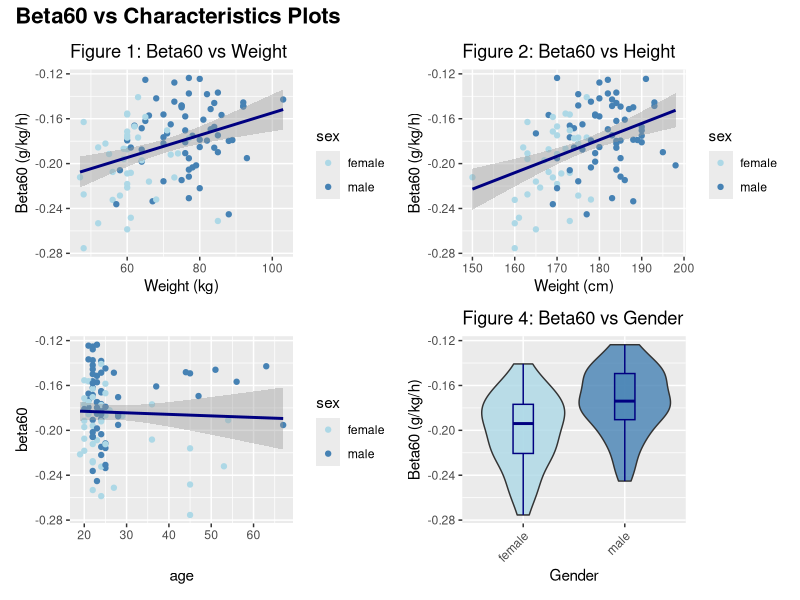
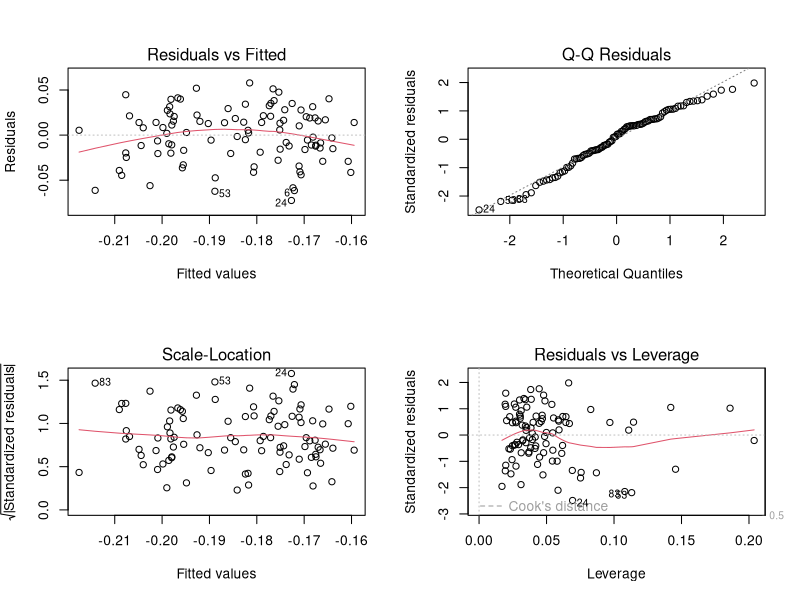
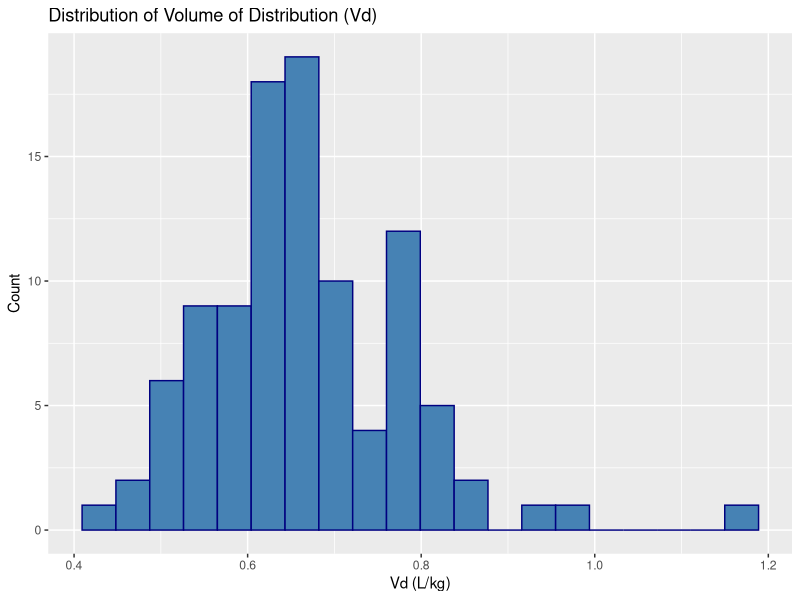
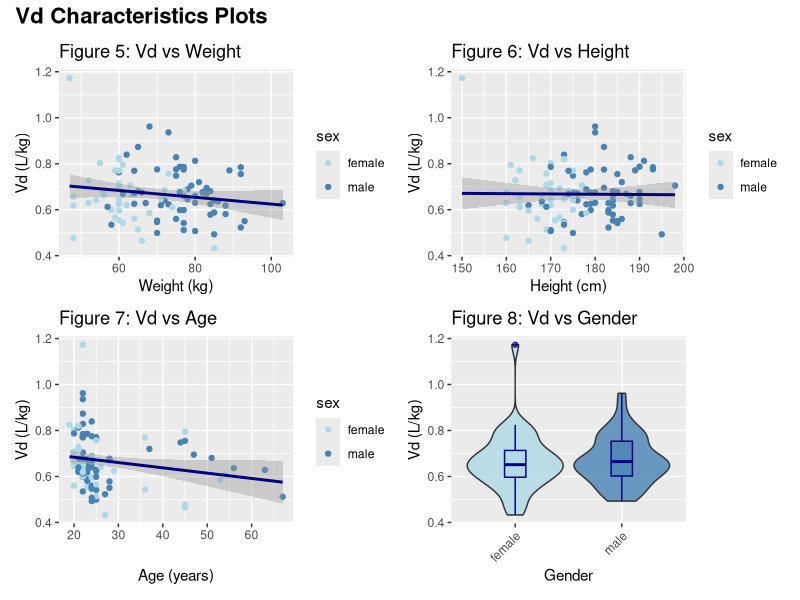

Here is the R script that generated these plots, in order:
# load packages
library(tidyverse)
library(readxl)
library(ggplot2)
library(viridis)
library(patchwork)
library(kableExtra)

# --- data wrangling ---
data <- read_excel("SCS_BAC_and_BrAC_split_TOP.xlsx")
data$sex <- as.factor(data$Sex)
data$beta60 <- data$`Beta60 (g/kg/h)`
data$weight <- data$`Weight (kg)`
data$height <- data$`Height (cm)`
data$age <- data$`Age (years)`
data$beta <- -data$beta60

# %%%%%%%%%%%%%%%%%%%%%%%%%%%%%% TASK 1 %%%%%%%%%%%%%%%%%%%%%%%%%%%%%%%%%%%%

# --- beta60 EDA ---

# beta60 vs weight
weight_plot <- ggplot(data, aes(x=weight, y=beta60, colour = sex)) +
  geom_point() +
  geom_smooth(method="lm", color="navy") +
  scale_colour_manual(values = c("male" = "steelblue", "female" = "lightblue")) +
  labs(title="Figure 1: Beta60 vs Weight", x="Weight (kg)", y="Beta60 (g/kg/h)")

# beta60 vs height
height_plot <- ggplot(data, aes(x=height, y=beta60, colour = sex)) +
  geom_point() +
  geom_smooth(method="lm", color="navy") +
  scale_colour_manual(values = c("male" = "steelblue", "female" = "lightblue")) +
  labs(title="Figure 2: Beta60 vs Height", x="Weight (cm)", y="Beta60 (g/kg/h)")

# beta60 vs age
age_plot <- ggplot(data, aes(x=age, y=beta60, colour = sex)) +
  geom_point() +
  geom_smooth(method="lm", color="navy") +
  scale_colour_manual(values = c("male" = "steelblue", "female" = "lightblue")) 
  labs(title="Figure 3: Beta60 vs Age", x="Age (years)", y="Beta60 (g/kg/h)")

# beta60 vs gender
sex_plot <- ggplot(data, aes(x = sex, y = beta60,
                             fill = sex)) +
  geom_violin(alpha = 0.8) +
  geom_boxplot(width = 0.2, color = "navy", alpha = 0.7) +
  scale_fill_manual(values = c("lightblue", "steelblue")) +
  labs(
    title = "Figure 4: Beta60 vs Gender",
    x = "Gender",
    y = "Beta60 (g/kg/h)"
  ) +
  guides(fill = "none") +
  theme(axis.text.x = element_text(angle = 45, hjust = 1))

(weight_plot + height_plot) /
  (age_plot + sex_plot) /
  plot_layout(ncol = 1) +
  plot_annotation(
    title = "Beta60 vs Characteristics Plots",
    theme = theme(plot.title = element_text(size = 16, face = "bold"))
  )

# pairwise correlations between characteristics and beta60
data %>% 
  select(beta60, weight, age, height) %>%
  cor(use = "pairwise.complete.obs") %>%
  round(3)

# quantiles of beta60
quantile(data$beta60, probs = c(0.025, 0.5, 0.975))

# --- linear modelling beta 60 attempt ---

# model incorporating all characteristics
model <- lm(beta60 ~ weight+
                 age + height + sex
                 , data = data)
summary(model)

# Residual plots
par(mfrow = c(2,2))
plot(model)

# %%%%%%%%%%%%%%%%%%%%%%%%%%%%%% TASK 2 %%%%%%%%%%%%%%%%%%%%%%%%%%%%%%%%%%%%

# test person info (given in question)
test_person <- data.frame(weight = 70, height = 160, age = 70, sex = "female")

# predicted Beta60 using from regression model
pred_vals <- predict(model, newdata = test_person, interval = "prediction", level = 0.95)
pred_vals

# Ct and t from question
Ct <- 0.15
t  <- 2

# empirical quantiles for Beta60 (population approach)
beta_pop <- quantile(data$beta60, probs = c(0.025, 0.5, 0.975))
beta_pop

# C0 values using population quantiles
C0_pop <- Ct + beta_pop * t
C0_pop_abs <- Ct + abs(beta_pop) * t   # absolute values since beta60 is negative

# C0 values using model prediction
beta_pred <- as.numeric(pred_vals)
names(beta_pred) <- c("Fitted", "Lower (PI 2.5%)", "Upper (PI 97.5%)")

C0_model <- Ct + beta_pred * t
C0_model_abs <- Ct + abs(beta_pred) * t

# combine results into one comparison table 
results_table <- tibble(
  Approach = c("Population (empirical quantiles)", "Model-based (predicted)"),
  Lower_2.5 = c(C0_pop_abs[1], C0_model_abs[2]),  # note ordering: lwr=2nd col in pred
  Central   = c(C0_pop_abs[2], C0_model_abs[1]),
  Upper_97.5 = c(C0_pop_abs[3], C0_model_abs[3])
)

kable(results_table, digits = 3,
      col.names = c("Approach", "Lower (2.5%)", "Central", "Upper (97.5%)"),
      caption = "Comparison of estimated C₀ values for the population and model-based approaches")

# %%%%%%%%%%%%%%%%%%%%%%%%%%%%%% TASK 3 %%%%%%%%%%%%%%%%%%%%%%%%%%%%%%%%%%%%

# define A, Co, Vd
data$A <- data$`Amount of Alcohol Consumed (g)`
data$Co <- data$`Co (g/Kg)`
data$Vd <- data$A/(data$Co *data$weight)

# view summary and quantiles of Vd
summary(data$Vd)
quantile(data$Vd, probs = c(0.025, 0.5, 0.975))

# histogram of Vd
ggplot(data, aes(x = Vd)) +
  geom_histogram(bins = 20, colour = "navy", fill = "steelblue") +
  labs(title = "Distribution of Volume of Distribution (Vd)",
       x = "Vd (L/kg)", y = "Count")

# Vd vs weight
weight_plot2 <- ggplot(data, aes(x = weight, y = Vd, colour = sex)) +
  geom_point() +
  geom_smooth(method = "lm", colour = "navy") +
  scale_colour_manual(values = c("male" = "steelblue", "female" = "lightblue")) +
  labs(title = "Figure 5: Vd vs Weight", x = "Weight (kg)", y = "Vd (L/kg)")

# Vd vs height
height_plot2 <- ggplot(data, aes(x = height, y = Vd, colour = sex)) +
  geom_point() +
  scale_colour_manual(values = c("male" = "steelblue", "female" = "lightblue")) +
  geom_smooth(method = "lm", colour = "navy") +
  labs(title = "Figure 6: Vd vs Height", x = "Height (cm)", y = "Vd (L/kg)")

# Vd vs age
age_plot2 <- ggplot(data, aes(x = age, y = Vd, colour = sex)) +
  geom_point() +
  scale_colour_manual(values = c("male" = "steelblue", "female" = "lightblue")) +
  geom_smooth(method = "lm", colour = "navy") +
  labs(title = "Figure 7: Vd vs Age", x = "Age (years)", y = "Vd (L/kg)")

# Vd vs gender
sex_plot2 <- ggplot(data, aes(x = sex, y = Vd,
                             fill = sex)) +
  geom_violin(alpha = 0.8) +
  geom_boxplot(width = 0.2, color = "navy", alpha = 0.7) +
  scale_fill_manual(values = c("lightblue", "steelblue")) +
  labs(
    title = "Figure 8: Vd vs Gender",
    x = "Gender",
    y = "Vd (L/kg)"
  ) +
  guides(fill = "none") +
  theme(axis.text.x = element_text(angle = 45, hjust = 1))

(weight_plot2 + height_plot2) /
  (age_plot2 + sex_plot2) /
  plot_layout(ncol = 1) +
  plot_annotation(
    title = "Vd Characteristics Plots",
    theme = theme(plot.title = element_text(size = 16, face = "bold"))
  )

# test correlation to investigate independent assumption
cor.test(data$beta60, data$Vd, use = "complete.obs")

# view quantiles of each coefficient for comparison
beta_range <- quantile(data$beta60, probs = c(0.025, 0.975))
Vd_range   <- quantile(data$Vd,     probs = c(0.025, 0.975))
